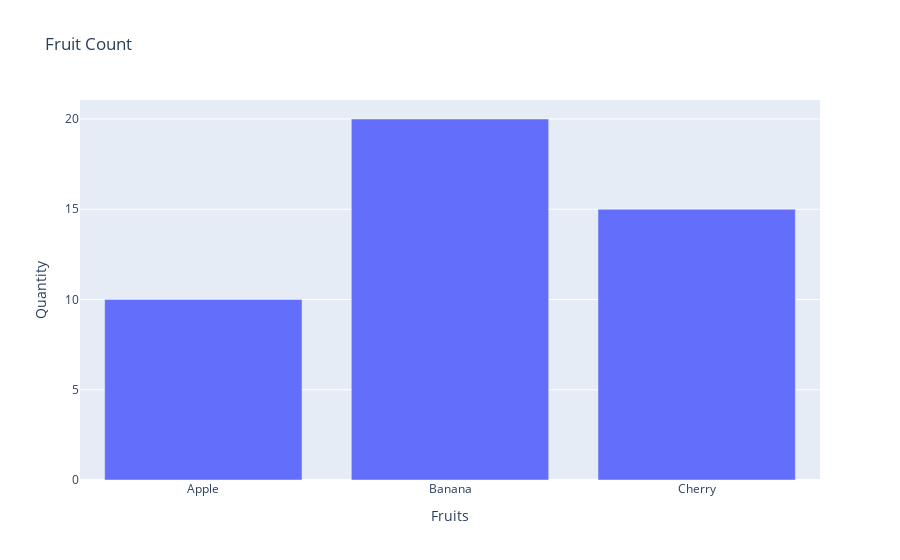

The cell this chart's notebook holds for it:
### Code cell
# Q5. Generate a bar plot using Plotly.
import plotly.express as px

data = {"Fruits": ["Apple", "Banana", "Cherry"], "Quantity": [10, 20, 15]}
df = pd.DataFrame(data)
fig = px.bar(df, x="Fruits", y="Quantity", title="Fruit Count")
fig.show()

### Figure 1 — Plotly figure (JSON) as saved in the notebook; plotly's stock layout.template omitted (floating-point values rounded to 4 significant figures)
{"data": [{"hovertemplate": "Fruits=%{x}<br>Quantity=%{y}<extra></extra>", "legendgroup": "", "marker": {"color": "#636efa", "pattern": {"shape": ""}}, "name": "", "orientation": "v", "showlegend": false, "textposition": "auto", "type": "bar", "x": ["Apple", "Banana", "Cherry"], "xaxis": "x", "y": [10, 20, 15], "yaxis": "y"}], "layout": {"barmode": "relative", "legend": {"tracegroupgap": 0}, "title": {"text": "Fruit Count"}, "xaxis": {"anchor": "y", "domain": [0, 1], "title": {"text": "Fruits"}}, "yaxis": {"anchor": "x", "domain": [0, 1], "title": {"text": "Quantity"}}}}
